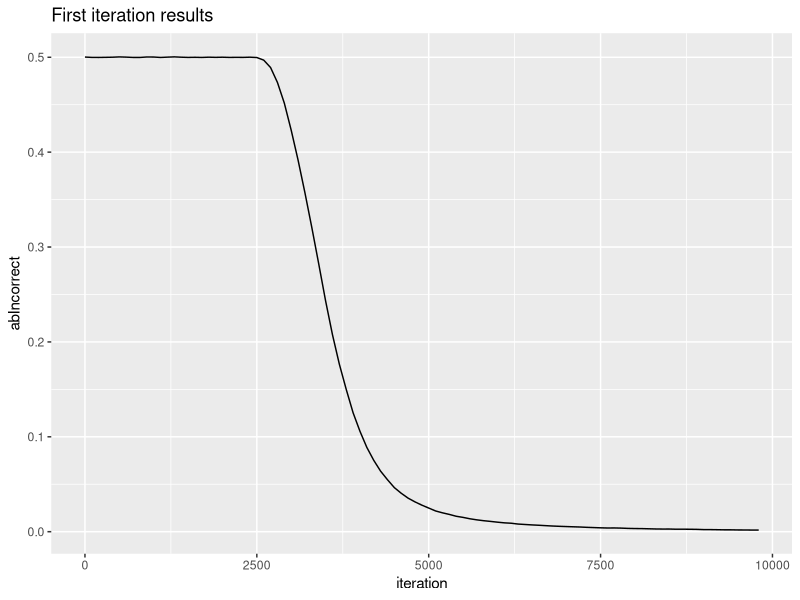

The R source for this figure:
##This file is used to perform analysis on the results from the adversarial network

#Custom function so that this can be run in any environment
loadPackage <- function(packageString) { 
	if(!require(packageString, character.only=TRUE)) {
		install.packages(packageString, repos="http://cran.rstudio.com/")
		if(!require(packageString,character.only = TRUE)) stop("Package not found")
	}
}

#Load ggplot2
loadPackage('ggplot2')


#Read in data
dataIter1 = readLines("../original/logs/log20170212_17_28_22.txt")[-1]
dataIter2 = readLines("../original/logs/log20170212_17_28_22.txt")[-1]
dataIter3 = readLines("../original/logs/log20170212_17_28_22.txt")[-1]
dataIter4 = readLines("../original/logs/log20170212_17_28_22.txt")[-1]


 
dataIter1 = read.csv(textConnection(dataIter1), header = TRUE, stringsAsFactors = FALSE)
dataIter2 = read.csv(textConnection(dataIter2), header = TRUE, stringsAsFactors = FALSE)
dataIter3 = read.csv(textConnection(dataIter3), header = TRUE, stringsAsFactors = FALSE)
dataIter4 = read.csv(textConnection(dataIter4), header = TRUE, stringsAsFactors = FALSE)



# First plot
plotIter1 <- ggplot(dataIter1, aes(x=iteration, y=abIncorrect)) +
    geom_line() +
    ggtitle("First iteration results")

    
       
#multiplot(plotIter1, plotIter2, plotIter3, plotIter4, cols=2)

### Take the average over different length messages. Create box plots to compare.
###Do the same for different optimizers, etc. 

